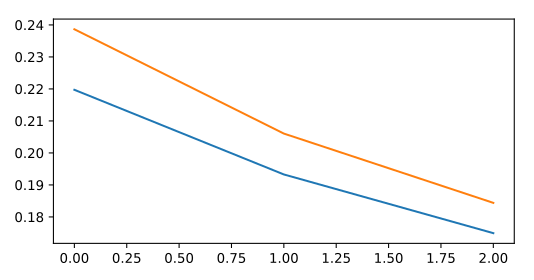

The Python source for this figure:
import matplotlib.pyplot as plt

# Train the model and store the training object
training = model.fit(train_data,train_labels,validation_split=0.2,epochs=3,batch_size=10)

# Extract the history from the training object
history = training.history

# Plot the training loss 
plt.plot(history['loss'])
# Plot the validation loss
plt.plot(history['val_loss'])

# Show the figure
plt.show()
